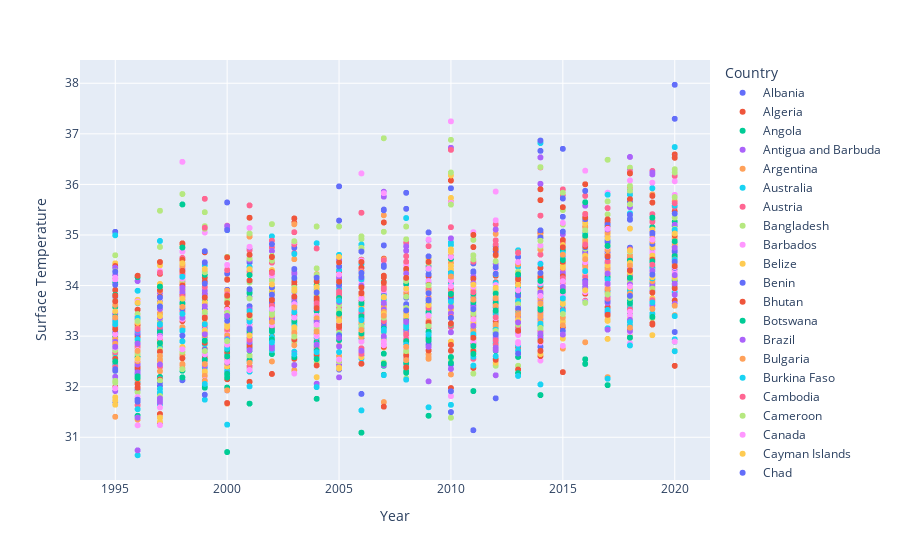

The cell this chart's notebook holds for it:
### Code cell
# List of surface temperature columns from 1995 to 2020
temp_columns = [f'Surface Temp {year}' for year in range(1995, 2021)]

# Reshape the DataFrame to a long format
# 'Country' will be the id variable, the 'temp_columns' will be melted into 'Year' and 'Surface Temperature' columns
long_format_df = pd.melt(filtered_temps_emissions_table, id_vars=['Country'], 
                         value_vars=temp_columns, 
                         var_name='Year', value_name='Surface Temperature')

# Remove 'Surface Temp ' prefix from 'Year' column to get just the year number
long_format_df['Year'] = long_format_df['Year'].str.replace('Surface Temp ', '').astype(int)

# Plot using seaborn
plt.figure(figsize=(12, 8))
sns.scatterplot(data=long_format_df, x='Year', y='Surface Temperature', hue='Country', alpha=0.7)

# Customize the plot
plt.title('Surface Temperatures for Each Country (1995-2020)', fontsize=16)
plt.xlabel('Year', fontsize=14)
plt.ylabel('Surface Temperature (°F or °C)', fontsize=14)  # Adjust unit based on your data
plt.legend(bbox_to_anchor=(1.05, 1), loc='upper left')  # Adjust legend outside of the plot for readability
plt.xticks(rotation=45)

# Show the plot
plt.tight_layout()
plt.show()

import plotly.express as px

fig = px.scatter(long_format_df, x='Year', y='Surface Temperature', color='Country')
fig.show()
